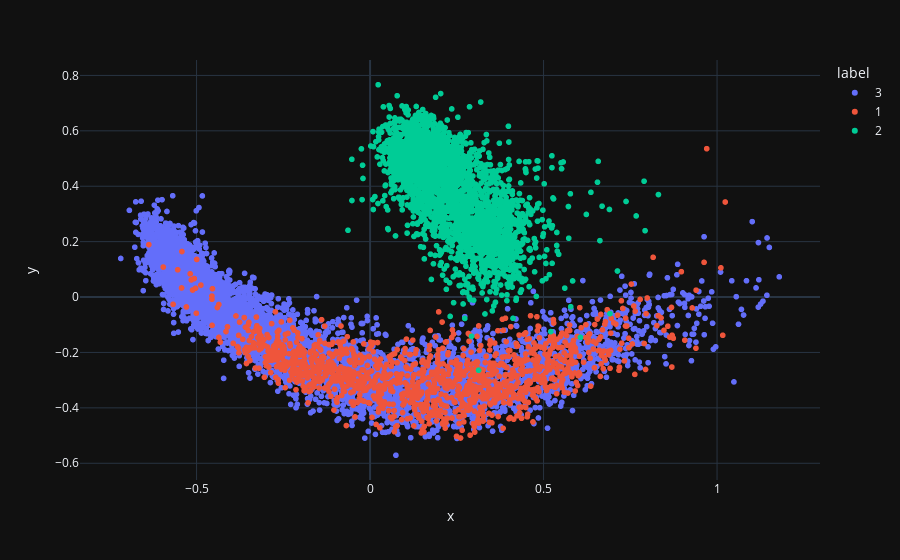

Notebook code cell kept with this figure:
### Code cell
import numpy as np
import pandas as pd
import plotly.express as px
from sklearn.decomposition import PCA

# generate some sample data
embeddings = model.embeddings.weight.detach().numpy()

# apply PCA to reduce the dimensionality of the data to 2D
pca = PCA(n_components=3)
pca.fit(embeddings)
pca_data = pca.transform(embeddings)

# generate some sample class labels
labels = data.y

# convert the PCA data, class labels, and entity names to a pandas DataFrame for plotting with plotly
df = pd.DataFrame({'x': pca_data[:, 0], 'y': pca_data[:, 1], 'label': labels})

# plot the data using plotly, colored by the class labels and with entity names in the hover label
fig = px.scatter(df, x='x', y='y', color='label', hover_name='label')
fig.update_layout(template='plotly_dark')
fig.show()

### Figure 1 — Plotly figure (JSON) as saved in the notebook; plotly's stock layout.template omitted (floating-point values rounded to 4 significant figures; data arrays with more than 128 entries replaced by an {"elided": "..."} marker saying what was removed)
{"data": [{"hovertemplate": "<b>%{hovertext}</b><br><br>label=3<br>x=%{x}<br>y=%{y}<extra></extra>", "hovertext": {"elided": "5327 str values"}, "legendgroup": "3", "marker": {"color": "#636efa", "symbol": "circle"}, "mode": "markers", "name": "3", "showlegend": true, "type": "scattergl", "x": {"elided": "5327 float values"}, "xaxis": "x", "y": {"elided": "5327 float values"}, "yaxis": "y"}, {"hovertemplate": "<b>%{hovertext}</b><br><br>label=1<br>x=%{x}<br>y=%{y}<extra></extra>", "hovertext": {"elided": "1329 str values"}, "legendgroup": "1", "marker": {"color": "#EF553B", "symbol": "circle"}, "mode": "markers", "name": "1", "showlegend": true, "type": "scattergl", "x": {"elided": "1329 float values"}, "xaxis": "x", "y": {"elided": "1329 float values"}, "yaxis": "y"}, {"hovertemplate": "<b>%{hovertext}</b><br><br>label=2<br>x=%{x}<br>y=%{y}<extra></extra>", "hovertext": {"elided": "2580 str values"}, "legendgroup": "2", "marker": {"color": "#00cc96", "symbol": "circle"}, "mode": "markers", "name": "2", "showlegend": true, "type": "scattergl", "x": {"elided": "2580 float values"}, "xaxis": "x", "y": {"elided": "2580 float values"}, "yaxis": "y"}], "layout": {"legend": {"title": {"text": "label"}, "tracegroupgap": 0}, "margin": {"t": 60}, "xaxis": {"anchor": "y", "domain": [0, 1], "title": {"text": "x"}}, "yaxis": {"anchor": "x", "domain": [0, 1], "title": {"text": "y"}}}}
